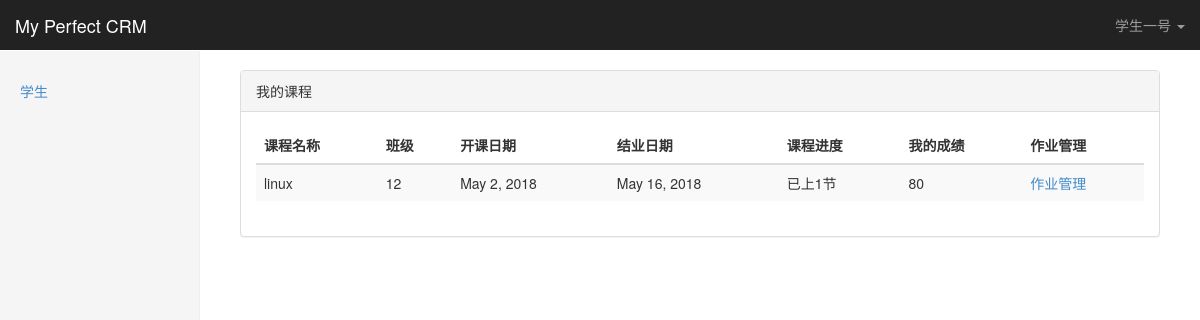
Screenshot of /student/ (signed in) with the database file from the repository.
### crm/models.py (models this page shows, shortened)
class UserProfile(AbstractBaseUser,PermissionsMixin):
    email = models.EmailField(
        verbose_name='email address',
        max_length=255,
        unique=True,
        null=True
    )
    password = models.CharField(_('password'), max_length=128,
                                help_text=mark_safe('''<a href='password/'>修改密码</a>'''))
    name = models.CharField(max_length=32)
    is_active = models.BooleanField(default=True)
    is_admin = models.BooleanField(default=False)
    roles = models.ManyToManyField("Role", blank=True)
    objects = UserProfileManager()
    stu_account = models.ForeignKey("Customer", verbose_name="关联学员账号", blank=True, null=True,
                                    help_text="只有学员报名后方可为其创建账号")
    auto_login =models.BooleanField(default=False)
    USERNAME_FIELD = 'email'
    REQUIRED_FIELDS = ['name']
    def has_perm(self, perm, obj=None):
        return True
    class Meta:
        permissions=(
            ('can_fuck_him_to_death', '弄死小虎逼'),
            ('can_access_my_course', '可以访问我的课程'),
            ('can_access_customer_list', '可以访问客户列表'),
            ('can_access_customer_detail', '可以访问客户详细'),
            ('can_access_studyrecords', '可以访问学习记录页面'),
            ('can_access_homework_detail', '可以访问作业详情页面'),
            ('can_upload_homework', '可以交作业'),
            ('access_kingadmin_table_obj_detail', '可以访问kingadmin每个表的对象'),
            ('change_kingadmin_table_obj_detail', '可以修改kingadmin每个表的对象'),
        )

class Menu(models.Model):
    name = models.CharField(max_length=32)
    url_name = models.CharField(max_length=64)
    url_type_choices = ((0,'alias'),(1,'absoulte_url'))
    url_type = models.SmallIntegerField(choices=url_type_choices,default=0)

class Enrollment(models.Model):
    customer = models.ForeignKey("Customer")
    enrolled_class = models.ForeignKey("ClassList",verbose_name='所报班级')
    consultant = models.ForeignKey("UserProfile",verbose_name='课程顾问')
    contract_agreed = models.BooleanField(default=False,verbose_name="学员已同意合同条款")
    contract_approved = models.BooleanField(default=False,verbose_name="合同已经核实")
    date =models.DateTimeField(auto_now_add=True)
    class Meta:
        unique_together = ("customer","enrolled_class")
        verbose_name_plural = "报名表"
        verbose_name="报名表"

class ClassList(models.Model):
    branch= models.ForeignKey("Branch",verbose_name='校区')
    course = models.ForeignKey("Course")
    class_type_choices = (
        (0, '面授(脱产)'),
        (1, '面授(周末)'),
        (2, '网络班')
    )
    contract = models.ForeignKey("ContractTemplate", blank=True, null=True)
    class_type = models.SmallIntegerField(choices=class_type_choices,verbose_name='班级类型')
    semester = models.PositiveSmallIntegerField(verbose_name='学期')
    teachers = models.ManyToManyField("UserProfile")
    start_date = models.DateField(verbose_name='开班日期')
    end_date = models.DateField(verbose_name='结业日期',blank=True,null=True)
    class Meta:
        unique_together = ('branch','course','semester')
        verbose_name_plural = "班级"
        verbose_name = "班级"

class Course(models.Model):
    name = models.CharField(max_length=64,unique=True)
    price = models.PositiveSmallIntegerField()
    period = models.PositiveSmallIntegerField(verbose_name='周期(月)')
    outline = models.TextField()
    def __str__(self):
        return self.name
    class Meta:
        verbose_name_plural = "课程表"
        verbose_name ="课程表"

### crm/permissions/permission.py (the view)
    def inner(*args,**kwargs):
        print("--permission:",*args,**kwargs)
        print("--func:",func)
        if perm_check(*args,**kwargs) is True:
            return func(*args,**kwargs)
        else:
            return HttpResponse("没权限")

### crm/permissions/permission.py (called while the page is built)
def check_permission(func):
    print('--------check_permission')
    def inner(*args,**kwargs):
        print("--permission:",*args,**kwargs)
        print("--func:",func)
        if perm_check(*args,**kwargs) is True:
            return func(*args,**kwargs)
        else:
            return HttpResponse("没权限")
    return inner

### student/templatetags/stu_tags.py (called while the page is built)
@register.simple_tag()
def get_score(enroll_obj,customer_obj):
    study_records = enroll_obj.studyrecord_set.\
        filter(course_record__from_class_id = enroll_obj.enrolled_class.id)
    return study_records.aggregate(Sum("score"))

### student/views.py (called while the page is built)
@permission.check_permission
def sut_my_classes(request):
    return render(request,"student/my_classes.html")

### templates/student/my_classes.html
{%  extends 'index.html' %}
{% load stu_tags %}
{% block page-content %}
<div class="panel panel-default">
    <div class="panel-heading">我的课程</div>
    <div class="panel-body">
        <table class="table table-striped table-responsive">
            <thead>
                <tr>
                    <th>课程名称</th>
                    <th>班级</th>
                    <th>开课日期</th>
                    <th>结业日期</th>
                    <th>课程进度</th>
                    <th>我的成绩</th>
                    <th>作业管理</th>
                </tr>
            </thead>
            <tbody>
                {% for enroll_obj in request.user.stu_account.enrollment_set.all %}
                    <tr>
                        <td>{{ enroll_obj.enrolled_class.course }}</td>
                        <td>{{ enroll_obj.enrolled_class.semester }}</td>
                        <td>{{ enroll_obj.enrolled_class.start_date }}</td>
                        <td>{{ enroll_obj.enrolled_class.end_date }}</td>
                        <td>已上{{ enroll_obj.enrolled_class.courserecord_set.all.count }}节</td>
                        <td>{% get_score enroll_obj request.user.stu_account as score_data %}
                            {{ score_data.score__sum }}
                        </td>
                        <td><a href="{% url 'studyrecords' enroll_obj.id %}">作业管理</a></td>
                    </tr>
                {% endfor %}
            </tbody>
        </table>
    </div>
</div>
{% endblock %}

### templates/index.html (shortened to what this page needs)
{% extends 'base.html' %}
{% block body %}
      <body>
    <nav class="navbar navbar-inverse navbar-fixed-top">
      <div class="container-fluid">
        <div class="navbar-header">
          <a class="navbar-brand" href="#">My Perfect CRM</a>
        </div>
        <div id="navbar" class="navbar-collapse collapse">
      <ul class="nav navbar-nav navbar-right">
        <li class="dropdown">
              <a href="#" class="dropdown-toggle" data-toggle="dropdown" aria-expanded="false">{{ request.user.name }} <span class="caret"></span></a>
        </li>
      </ul>
    </div>
      </div>
    </nav>
    <div class="container-fluid">
      <div class="row">
        <div class="col-sm-3 col-md-2 sidebar">
          <ul class="nav nav-sidebar">
            {% for  role in request.user.roles.all %}
              {% for menu in role.menus.all %}
                <li class=""><a href="{% if menu.url_type == 0 %}{%  url  menu.url_name %} {% else %}{{ menu.url_name }}{% endif %}">{{ menu.name }}</a></li>
              {% endfor %}
            {% endfor %}
          </ul>
        </div>
        <div class="col-sm-9 col-sm-offset-3 col-md-10 col-md-offset-2 main">
          {% block page-content %}{% endblock %}
        </div>
      </div>
    </div>
  </body>
{% endblock %}

### statics/css/dashboard.css (style rules this page uses)
body { padding-top: 50px; }
.navbar-fixed-top { border: 0; }
.sidebar { display: none; }
@media (min-width: 768px) { .sidebar { position: fixed; top: 51px; bottom: 0; left: 0; z-index: 1000; display: block; padding: 20px; overflow-x: hidden; overflow-y: auto; background-color: #f5f5f5; border-right: 1px solid #eee; } }
.nav-sidebar { margin-right: -21px; margin-bottom: 20px; margin-left: -20px; }
.nav-sidebar > li > a { padding-right: 20px; padding-left: 20px; }
.main { padding: 20px; }
@media (min-width: 768px) { .main { padding-right: 40px; padding-left: 40px; } }

### rows the page displays
UserProfile: user.name "学生一号"
Menu: name "学生"
Enrollment: enrolled_class.course "linux", enrolled_class.semester "12", enrolled_class.start_date "May 2, 2018", enrolled_class.end_date "May 16, 2018", enrolled_class.courserecord_set.all.count "1", score__sum "80"
